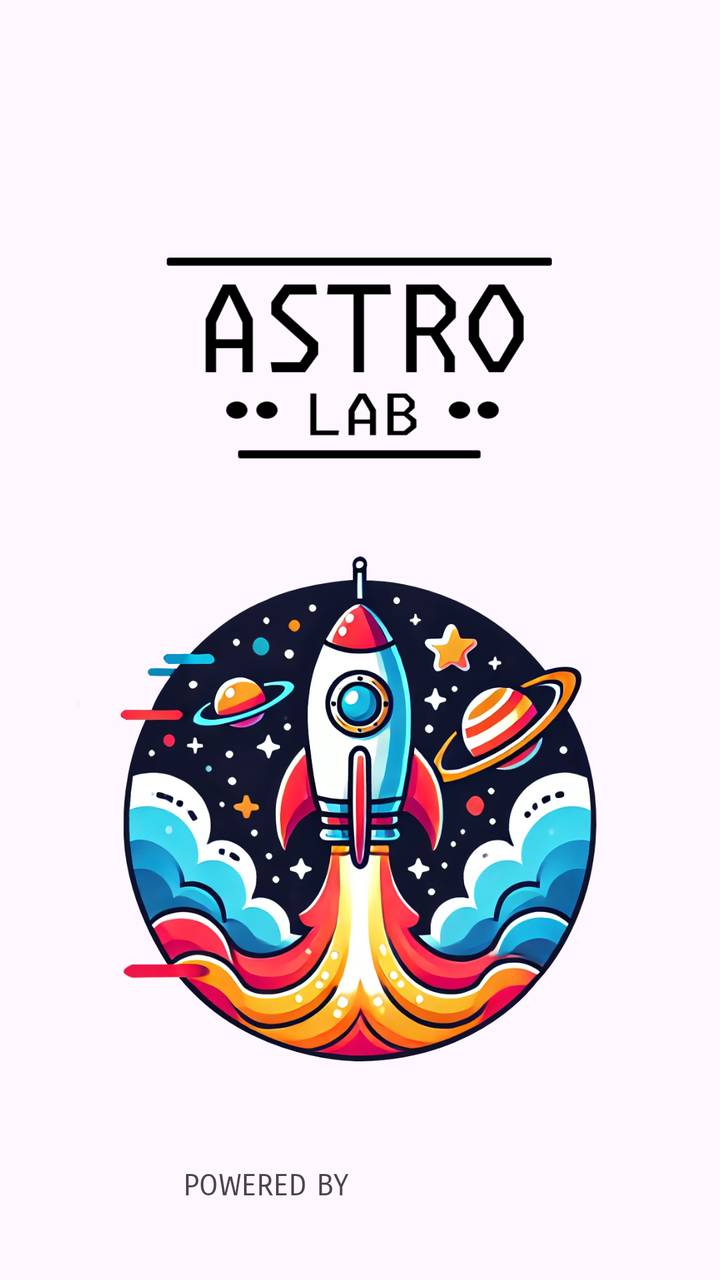
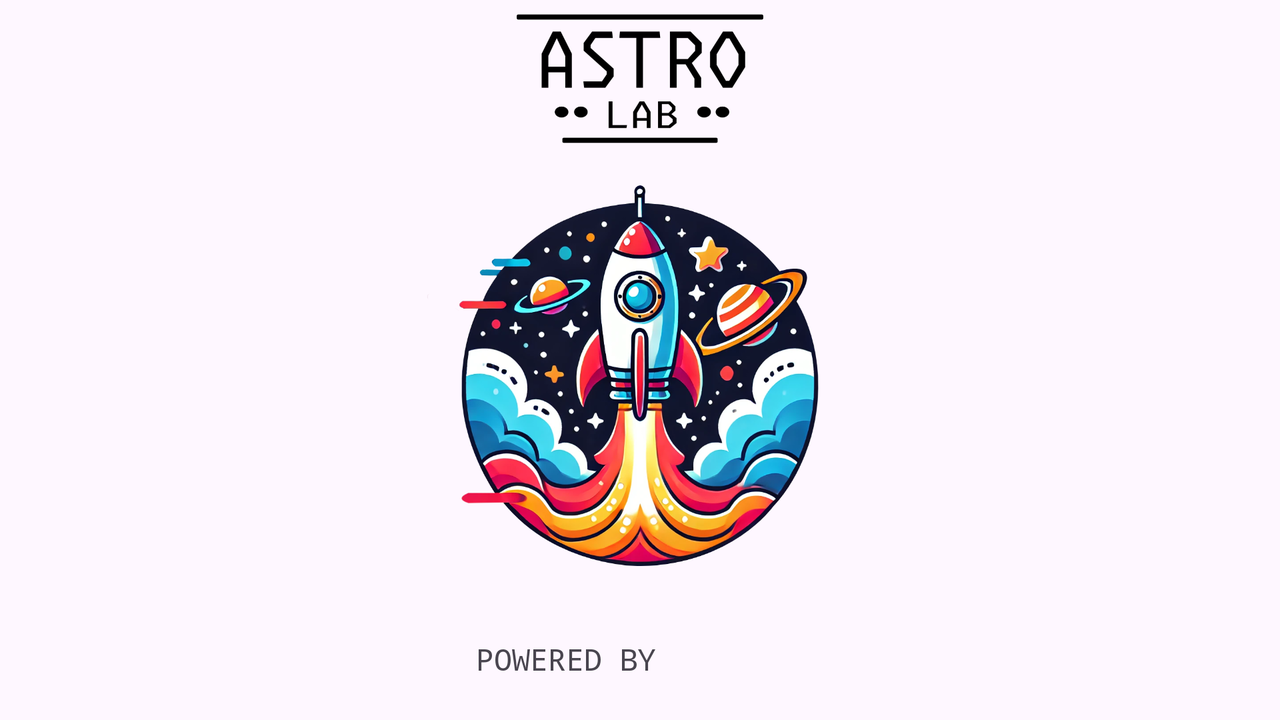

Compare how this app lays out the same screen by default and in its alternative resource folder. The renders come first, then the two layout files and the values they reference.
<!-- AndroidManifest.xml: application theme Theme.ICB0007UF1PR01samuelmateostovar -->
<!-- res/layout/splash_fragment.xml -->
<?xml version="1.0" encoding="utf-8"?>
<androidx.constraintlayout.widget.ConstraintLayout xmlns:android="http://schemas.android.com/apk/res/android"
    xmlns:app="http://schemas.android.com/apk/res-auto"
    xmlns:tools="http://schemas.android.com/tools"
    android:layout_width="match_parent"
    android:layout_height="match_parent"
    tools:context=".SplashFragment"
    tools:layout_editor_absoluteX="-2dp"
    tools:layout_editor_absoluteY="0dp">

    <ImageView
        android:id="@+id/textView"
        android:layout_width="200dp"
        android:layout_height="150dp"
        android:layout_marginTop="104dp"
        android:src="@drawable/astro_lab"
        app:layout_constraintEnd_toEndOf="parent"
        app:layout_constraintHorizontal_bias="0.497"
        app:layout_constraintStart_toStartOf="parent"
        app:layout_constraintTop_toTopOf="parent" />

    <ImageView
        android:id="@+id/logo"
        android:layout_width="wrap_content"
        android:layout_height="0dp"
        android:contentDescription="@string/logo"
        android:src="@drawable/logo_cohete"
        app:layout_constraintBottom_toBottomOf="parent"
        app:layout_constraintEnd_toEndOf="parent"
        app:layout_constraintHeight_percent="0.47"
        app:layout_constraintHorizontal_bias="0.0"
        app:layout_constraintStart_toStartOf="parent"
        app:layout_constraintTop_toBottomOf="@+id/textView"
        app:layout_constraintVertical_bias="0.068" />

    <ImageView
        android:id="@+id/logoSpacex"
        android:layout_width="0dp"
        android:layout_height="0dp"
        android:contentDescription="@string/logoSpacex"
        android:src="@drawable/spacex"
        app:layout_constraintBottom_toBottomOf="parent"
        app:layout_constraintEnd_toEndOf="parent"
        app:layout_constraintHeight_percent="0.05"
        app:layout_constraintHorizontal_bias="0.144"
        app:layout_constraintStart_toEndOf="@+id/textPowered"
        app:layout_constraintTop_toBottomOf="@+id/logo"
        app:layout_constraintVertical_bias="0.335"
        app:layout_constraintWidth_percent="0.3" />

    <TextView
        android:id="@+id/textPowered"
        android:layout_width="wrap_content"
        android:layout_height="wrap_content"
        android:fontFamily="sans-serif-smallcaps"
        android:text="@string/powered_by"
        android:textSize="15sp"
        app:layout_constraintBottom_toBottomOf="parent"
        app:layout_constraintEnd_toEndOf="parent"
        app:layout_constraintHorizontal_bias="0.331"
        app:layout_constraintStart_toStartOf="parent"
        app:layout_constraintTop_toBottomOf="@+id/logo"
        app:layout_constraintVertical_bias="0.377" />


</androidx.constraintlayout.widget.ConstraintLayout>
<!-- resources referenced by this layout -->
<resources>
  <!-- drawable astro_lab: png bitmap (drawable, 23612 bytes) -->
  <!-- drawable logo_cohete: png bitmap (drawable, 637842 bytes) -->
  <string name="logo">logo</string>
  <string name="logoSpacex" />
  <string name="powered_by">POWERED BY</string>
  <style name="Theme.ICB0007UF1PR01samuelmateostovar" parent="Base.Theme.ICB0007UF1PR01samuelmateostovar" />
  <style name="Base.Theme.ICB0007UF1PR01samuelmateostovar" parent="Theme.Material3.DayNight.NoActionBar">
          
          
      </style>
</resources>
<!-- res/layout-land/splash_fragment.xml (the repository's variant of the layout above) -->
<!-- drawn on the phone turned sideways -->
<?xml version="1.0" encoding="utf-8"?>
<androidx.constraintlayout.widget.ConstraintLayout xmlns:android="http://schemas.android.com/apk/res/android"
    xmlns:app="http://schemas.android.com/apk/res-auto"
    xmlns:tools="http://schemas.android.com/tools"
    android:layout_width="match_parent"
    android:layout_height="match_parent"
    tools:context=".SplashFragment">


    <ImageView
        android:id="@+id/logo"
        android:layout_width="228dp"
        android:layout_height="227dp"
        android:contentDescription="@string/logo"
        android:src="@drawable/logo_cohete"
        app:layout_constraintBottom_toBottomOf="parent"
        app:layout_constraintEnd_toEndOf="parent"
        app:layout_constraintStart_toStartOf="parent"
        app:layout_constraintTop_toTopOf="parent"
        app:layout_constraintVertical_bias="0.592" />

    <ImageView
        android:id="@+id/logoSpacex"
        android:layout_width="0dp"
        android:layout_height="0dp"
        android:contentDescription="@string/logoSpacex"
        android:src="@drawable/spacex"
        app:layout_constraintBottom_toBottomOf="parent"
        app:layout_constraintEnd_toEndOf="parent"
        app:layout_constraintHeight_percent="0.05"
        app:layout_constraintHorizontal_bias="0.018"
        app:layout_constraintStart_toEndOf="@+id/textPowered"
        app:layout_constraintTop_toBottomOf="@+id/logo"
        app:layout_constraintVertical_bias="0.37"
        app:layout_constraintWidth_percent="0.15" />

    <TextView
        android:id="@+id/textPowered"
        android:layout_width="wrap_content"
        android:layout_height="wrap_content"
        android:fontFamily="monospace"
        android:text="@string/powered_by"
        android:textSize="15sp"
        app:layout_constraintBottom_toBottomOf="parent"
        app:layout_constraintEnd_toEndOf="parent"
        app:layout_constraintHorizontal_bias="0.433"
        app:layout_constraintStart_toStartOf="parent"
        app:layout_constraintTop_toBottomOf="@+id/logo"
        app:layout_constraintVertical_bias="0.4" />

    <ImageView
        android:id="@+id/textTitle"
        android:layout_width="200dp"
        android:layout_height="80dp"
        android:contentDescription="@string/astro_lab_logo"
        android:src="@drawable/astro_lab"
        app:layout_constraintBottom_toTopOf="@+id/logo"
        app:layout_constraintEnd_toEndOf="parent"
        app:layout_constraintStart_toStartOf="parent"
        app:layout_constraintTop_toTopOf="parent"
        app:layout_constraintVertical_bias="0.76" />

</androidx.constraintlayout.widget.ConstraintLayout>
<!-- resources referenced by the variant -->
<!-- as the phone turned sideways resolves them -->
<resources>
  <!-- drawable astro_lab: png bitmap (drawable, 23612 bytes) -->
  <!-- drawable logo_cohete: png bitmap (drawable, 637842 bytes) -->
  <string name="astro_lab_logo">Astro Lab Logo</string>
  <string name="logo">logo</string>
  <string name="logoSpacex" />
  <string name="powered_by">POWERED BY</string>
  <style name="Theme.ICB0007UF1PR01samuelmateostovar" parent="Base.Theme.ICB0007UF1PR01samuelmateostovar" />
  <style name="Base.Theme.ICB0007UF1PR01samuelmateostovar" parent="Theme.Material3.DayNight.NoActionBar">
          
          
      </style>
</resources>
